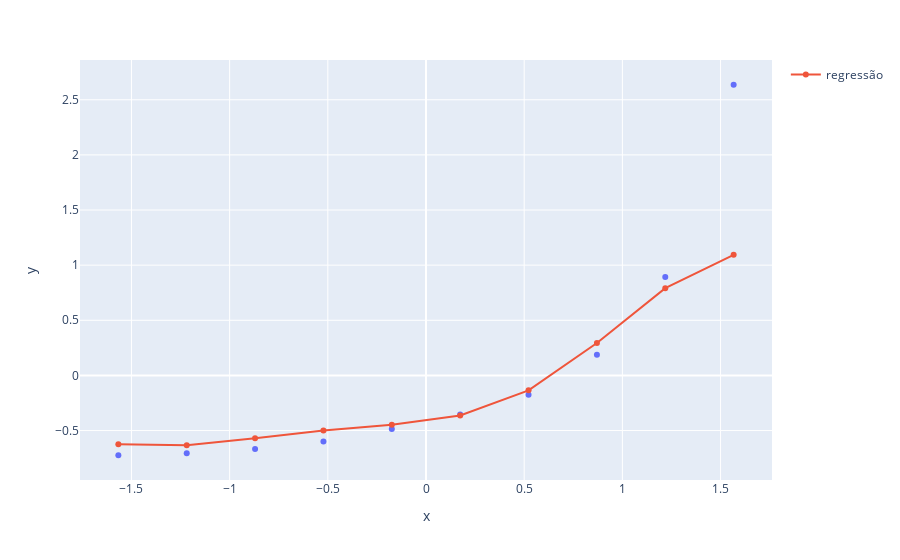

Write notebook code for a chart like this one.
### Code cell
grafico = px.scatter(x= x_plano_saude_2_scaler.ravel(), y= y_plano_saude_2_scaler.ravel())
grafico.add_scatter(x= x_plano_saude_2_scaler.ravel(), y= regressor_svr_saude_rbf.predict(x_plano_saude_2_scaler), name= 'regressão')
grafico.show()

### Figure 1 — Plotly figure (JSON) as saved in the notebook; plotly's stock layout.template omitted (floating-point values rounded to 4 significant figures)
{"data": [{"hovertemplate": "x=%{x}<br>y=%{y}<extra></extra>", "legendgroup": "", "marker": {"color": "#636efa", "symbol": "circle"}, "mode": "markers", "name": "", "orientation": "v", "showlegend": false, "type": "scatter", "x": [-1.567, -1.219, -0.8704, -0.5222, -0.1741, 0.1741, 0.5222, 0.8704, 1.219, 1.567], "xaxis": "x", "y": [-0.724, -0.7066, -0.6682, -0.5984, -0.4867, -0.3542, -0.1762, 0.1867, 0.8915, 2.636], "yaxis": "y"}, {"name": "regressão", "type": "scatter", "x": [-1.567, -1.219, -0.8704, -0.5222, -0.1741, 0.1741, 0.5222, 0.8704, 1.219, 1.567], "y": [-0.6235, -0.6329, -0.5707, -0.4987, -0.4464, -0.3633, -0.1355, 0.2935, 0.7912, 1.094]}], "layout": {"legend": {"tracegroupgap": 0}, "margin": {"t": 60}, "xaxis": {"anchor": "y", "domain": [0, 1], "title": {"text": "x"}}, "yaxis": {"anchor": "x", "domain": [0, 1], "title": {"text": "y"}}}}
